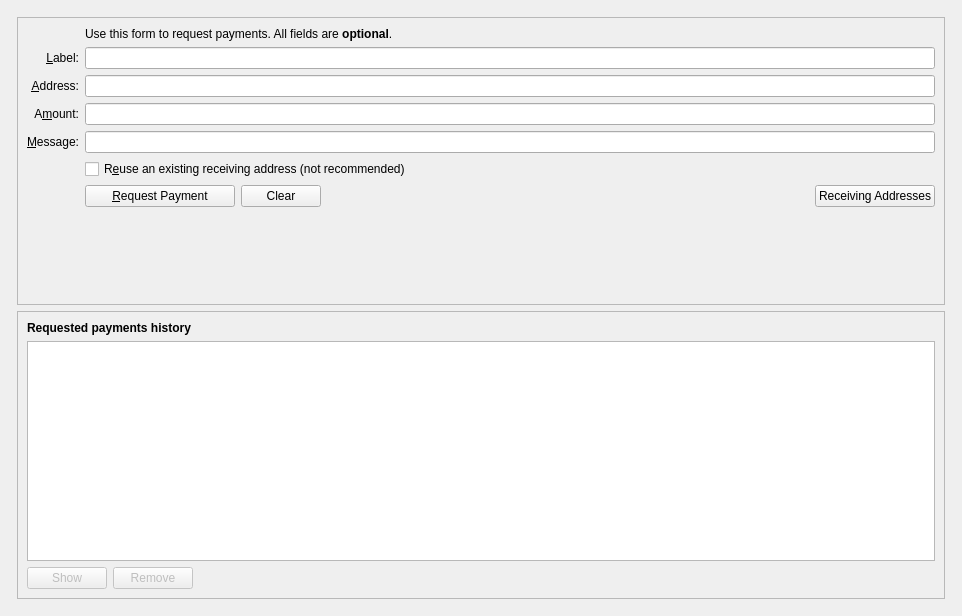
<?xml version="1.0" encoding="UTF-8"?>
<ui version="4.0">
 <class>ReceiveCoinsDialog</class>
 <widget class="QWidget" name="ReceiveCoinsDialog">
  <property name="geometry">
   <rect>
    <x>0</x>
    <y>0</y>
    <width>962</width>
    <height>616</height>
   </rect>
  </property>
  <layout class="QVBoxLayout" name="verticalLayout" stretch="0">
   <item>
    <layout class="QVBoxLayout" name="verticalLayout_Master" stretch="0,1">
     <property name="spacing">
      <number>0</number>
     </property>
     <item>
      <widget class="QFrame" name="frame_Header">
       <layout class="QVBoxLayout" name="verticalLayout_8">
        <property name="leftMargin">
         <number>0</number>
        </property>
        <property name="topMargin">
         <number>0</number>
        </property>
        <property name="rightMargin">
         <number>0</number>
        </property>
        <property name="bottomMargin">
         <number>0</number>
        </property>
        <item>
         <layout class="QHBoxLayout" name="horizontalLayout_Header" stretch=""/>
        </item>
       </layout>
      </widget>
     </item>
     <item>
      <widget class="QFrame" name="frame_BG">
       <layout class="QVBoxLayout" name="verticalLayout_5">
        <property name="leftMargin">
         <number>6</number>
        </property>
        <property name="topMargin">
         <number>6</number>
        </property>
        <property name="rightMargin">
         <number>6</number>
        </property>
        <property name="bottomMargin">
         <number>6</number>
        </property>
        <item>
         <widget class="QFrame" name="frame2">
          <property name="sizePolicy">
           <sizepolicy hsizetype="Preferred" vsizetype="Expanding">
            <horstretch>0</horstretch>
            <verstretch>0</verstretch>
           </sizepolicy>
          </property>
          <property name="frameShape">
           <enum>QFrame::StyledPanel</enum>
          </property>
          <property name="frameShadow">
           <enum>QFrame::Sunken</enum>
          </property>
          <layout class="QVBoxLayout" name="verticalLayout_3">
           <item>
            <layout class="QGridLayout" name="gridLayout">
             <item row="2" column="2">
              <widget class="QLabel" name="label_5">
               <property name="text">
                <string>Use this form to request payments. All fields are &lt;b&gt;optional&lt;/b&gt;.</string>
               </property>
              </widget>
             </item>
             <item row="4" column="0">
              <widget class="QLabel" name="label_2">
               <property name="toolTip">
                <string>An optional label to associate with the new receiving address.</string>
               </property>
               <property name="text">
                <string>&amp;Label:</string>
               </property>
               <property name="alignment">
                <set>Qt::AlignRight|Qt::AlignTrailing|Qt::AlignVCenter</set>
               </property>
               <property name="buddy">
                <cstring>reqLabel</cstring>
               </property>
              </widget>
             </item>
             <item row="4" column="2">
              <widget class="QLineEdit" name="reqLabel">
               <property name="toolTip">
                <string>An optional label to associate with the new receiving address.</string>
               </property>
              </widget>
             </item>
             <item row="5" column="0">
              <widget class="QLabel" name="label">
               <property name="toolTip">
                <string>Your receiving address. You can copy and use it to receive coins on this wallet. A new one will be generated once it is used.</string>
               </property>
               <property name="text">
                <string>&amp;Address:</string>
               </property>
               <property name="alignment">
                <set>Qt::AlignRight|Qt::AlignTrailing|Qt::AlignVCenter</set>
               </property>
               <property name="buddy">
                <cstring>reqAddress</cstring>
               </property>
              </widget>
             </item>
             <item row="5" column="2">
              <widget class="QLineEdit" name="reqAddress">
               <property name="minimumSize">
                <size>
                 <width>80</width>
                 <height>0</height>
                </size>
               </property>
               <property name="toolTip">
                <string>Your receiving address. You can copy and use it to receive coins on this wallet. A new one will be generated once it is used.</string>
               </property>
               <property name="readOnly">
                <bool>true</bool>
               </property>
              </widget>
             </item>
             <item row="6" column="0">
              <widget class="QLabel" name="label">
               <property name="toolTip">
                <string>An optional amount to request. Leave this empty or zero to not request a specific amount.</string>
               </property>
               <property name="text">
                <string>A&amp;mount:</string>
               </property>
               <property name="alignment">
                <set>Qt::AlignRight|Qt::AlignTrailing|Qt::AlignVCenter</set>
               </property>
               <property name="buddy">
                <cstring>reqAmount</cstring>
               </property>
              </widget>
             </item>
             <item row="6" column="2">
              <widget class="BitcoinAmountField" name="reqAmount">
               <property name="minimumSize">
                <size>
                 <width>80</width>
                 <height>0</height>
                </size>
               </property>
               <property name="toolTip">
                <string>An optional amount to request. Leave this empty or zero to not request a specific amount.</string>
               </property>
              </widget>
             </item>
             <item row="7" column="0">
              <widget class="QLabel" name="label_3">
               <property name="toolTip">
                <string>An optional message to attach to the payment request, which will be displayed when the request is opened. Note: The message will not be sent with the payment over the Kandle network.</string>
               </property>
               <property name="text">
                <string>&amp;Message:</string>
               </property>
               <property name="alignment">
                <set>Qt::AlignRight|Qt::AlignTrailing|Qt::AlignVCenter</set>
               </property>
               <property name="buddy">
                <cstring>reqMessage</cstring>
               </property>
              </widget>
             </item>
             <item row="7" column="2">
              <widget class="QLineEdit" name="reqMessage">
               <property name="toolTip">
                <string>An optional message to attach to the payment request, which will be displayed when the request is opened.&lt;br&gt;Note: The message will not be sent with the payment over the Kandle network.</string>
               </property>
              </widget>
             </item>
             <item row="8" column="0">
              <widget class="QLabel" name="label_4">
               <property name="text">
                <string/>
               </property>
              </widget>
             </item>
             <item row="8" column="2">
              <widget class="QCheckBox" name="reuseAddress">
               <property name="toolTip">
                <string>Reuse one of the previously used receiving addresses.&lt;br&gt;Reusing addresses has security and privacy issues.&lt;br&gt;Do not use this unless re-generating a payment request made before.</string>
               </property>
               <property name="text">
                <string>R&amp;euse an existing receiving address (not recommended)</string>
               </property>
              </widget>
             </item>
             <item row="9" column="0">
              <widget class="QLabel" name="label_7">
               <property name="text">
                <string/>
               </property>
              </widget>
             </item>
             <item row="9" column="2">
              <layout class="QHBoxLayout" name="horizontalLayout">
               <item>
                <widget class="QPushButton" name="receiveButton">
                 <property name="minimumSize">
                  <size>
                   <width>150</width>
                   <height>0</height>
                  </size>
                 </property>
                 <property name="text">
                  <string>&amp;Request Payment</string>
                 </property>
                 <property name="icon">
                  <iconset resource="../kandle.qrc">
                   <normaloff>:/icons/receiving_addresses</normaloff>:/icons/receiving_addresses</iconset>
                 </property>
                </widget>
               </item>
               <item>
                <widget class="QPushButton" name="clearButton">
                 <property name="sizePolicy">
                  <sizepolicy hsizetype="Minimum" vsizetype="Fixed">
                   <horstretch>0</horstretch>
                   <verstretch>0</verstretch>
                  </sizepolicy>
                 </property>
                 <property name="toolTip">
                  <string>Clear all fields of the form.</string>
                 </property>
                 <property name="text">
                  <string>Clear</string>
                 </property>
                 <property name="icon">
                  <iconset resource="../kandle.qrc">
                   <normaloff>:/icons/remove</normaloff>:/icons/remove</iconset>
                 </property>
                 <property name="autoDefault">
                  <bool>false</bool>
                 </property>
                </widget>
               </item>
               <item>
                <spacer name="horizontalSpacer">
                 <property name="orientation">
                  <enum>Qt::Horizontal</enum>
                 </property>
                 <property name="sizeHint" stdset="0">
                  <size>
                   <width>40</width>
                   <height>20</height>
                  </size>
                 </property>
                </spacer>
               </item>
               <item>
                <widget class="QPushButton" name="receivingAddressesButton">
                 <property name="text">
                  <string>Receiving Addresses</string>
                 </property>
                 <property name="icon">
                  <iconset resource="../kandle.qrc">
                   <normaloff>:/icons/address-book</normaloff>:/icons/address-book</iconset>
                 </property>
                 <property name="autoDefault">
                  <bool>false</bool>
                 </property>
                </widget>
               </item>
              </layout>
             </item>
             <item row="10" column="2">
              <spacer name="verticalSpacer">
               <property name="orientation">
                <enum>Qt::Vertical</enum>
               </property>
               <property name="sizeHint" stdset="0">
                <size>
                 <width>20</width>
                 <height>40</height>
                </size>
               </property>
              </spacer>
             </item>
            </layout>
           </item>
          </layout>
         </widget>
        </item>
        <item>
         <widget class="QFrame" name="frame">
          <property name="sizePolicy">
           <sizepolicy hsizetype="Preferred" vsizetype="Expanding">
            <horstretch>0</horstretch>
            <verstretch>0</verstretch>
           </sizepolicy>
          </property>
          <property name="frameShape">
           <enum>QFrame::StyledPanel</enum>
          </property>
          <property name="frameShadow">
           <enum>QFrame::Raised</enum>
          </property>
          <layout class="QVBoxLayout" name="verticalLayout_2">
           <item>
            <widget class="QLabel" name="label_6">
             <property name="font">
              <font>
               <weight>75</weight>
               <bold>true</bold>
              </font>
             </property>
             <property name="text">
              <string>Requested payments history</string>
             </property>
            </widget>
           </item>
           <item>
            <widget class="QTableView" name="recentRequestsView">
             <property name="palette">
              <palette>
               <active>
                <colorrole role="Text">
                 <brush brushstyle="SolidPattern">
                  <color alpha="255">
                   <red>51</red>
                   <green>51</green>
                   <blue>51</blue>
                  </color>
                 </brush>
                </colorrole>
               </active>
               <inactive>
                <colorrole role="Text">
                 <brush brushstyle="SolidPattern">
                  <color alpha="255">
                   <red>51</red>
                   <green>51</green>
                   <blue>51</blue>
                  </color>
                 </brush>
                </colorrole>
               </inactive>
               <disabled>
                <colorrole role="Text">
                 <brush brushstyle="SolidPattern">
                  <color alpha="255">
                   <red>85</red>
                   <green>85</green>
                   <blue>85</blue>
                  </color>
                 </brush>
                </colorrole>
               </disabled>
              </palette>
             </property>
             <property name="contextMenuPolicy">
              <enum>Qt::CustomContextMenu</enum>
             </property>
             <property name="tabKeyNavigation">
              <bool>false</bool>
             </property>
             <property name="sortingEnabled">
              <bool>true</bool>
             </property>
            </widget>
           </item>
           <item>
            <layout class="QHBoxLayout" name="horizontalLayout_2">
             <item>
              <widget class="QPushButton" name="showRequestButton">
               <property name="enabled">
                <bool>false</bool>
               </property>
               <property name="toolTip">
                <string>Show the selected request (does the same as double clicking an entry)</string>
               </property>
               <property name="text">
                <string>Show</string>
               </property>
               <property name="icon">
                <iconset resource="../kandle.qrc">
                 <normaloff>:/icons/edit</normaloff>:/icons/edit</iconset>
               </property>
               <property name="autoDefault">
                <bool>false</bool>
               </property>
              </widget>
             </item>
             <item>
              <widget class="QPushButton" name="removeRequestButton">
               <property name="enabled">
                <bool>false</bool>
               </property>
               <property name="toolTip">
                <string>Remove the selected entries from the list</string>
               </property>
               <property name="text">
                <string>Remove</string>
               </property>
               <property name="icon">
                <iconset resource="../kandle.qrc">
                 <normaloff>:/icons/remove</normaloff>:/icons/remove</iconset>
               </property>
               <property name="autoDefault">
                <bool>false</bool>
               </property>
              </widget>
             </item>
             <item>
              <spacer name="horizontalSpacer_2">
               <property name="orientation">
                <enum>Qt::Horizontal</enum>
               </property>
               <property name="sizeHint" stdset="0">
                <size>
                 <width>40</width>
                 <height>20</height>
                </size>
               </property>
              </spacer>
             </item>
            </layout>
           </item>
          </layout>
         </widget>
        </item>
       </layout>
      </widget>
     </item>
    </layout>
   </item>
  </layout>
 </widget>
 <customwidgets>
  <customwidget>
   <class>BitcoinAmountField</class>
   <extends>QLineEdit</extends>
   <header>bitcoinamountfield.h</header>
   <container>1</container>
  </customwidget>
 </customwidgets>
 <tabstops>
  <tabstop>reqLabel</tabstop>
  <tabstop>reqAddress</tabstop>
  <tabstop>reqAmount</tabstop>
  <tabstop>reqMessage</tabstop>
  <tabstop>reuseAddress</tabstop>
  <tabstop>receiveButton</tabstop>
  <tabstop>clearButton</tabstop>
  <tabstop>recentRequestsView</tabstop>
  <tabstop>showRequestButton</tabstop>
  <tabstop>removeRequestButton</tabstop>
 </tabstops>
 <resources>
  <include location="../kandle.qrc"/>
 </resources>
 <connections/>
</ui>
